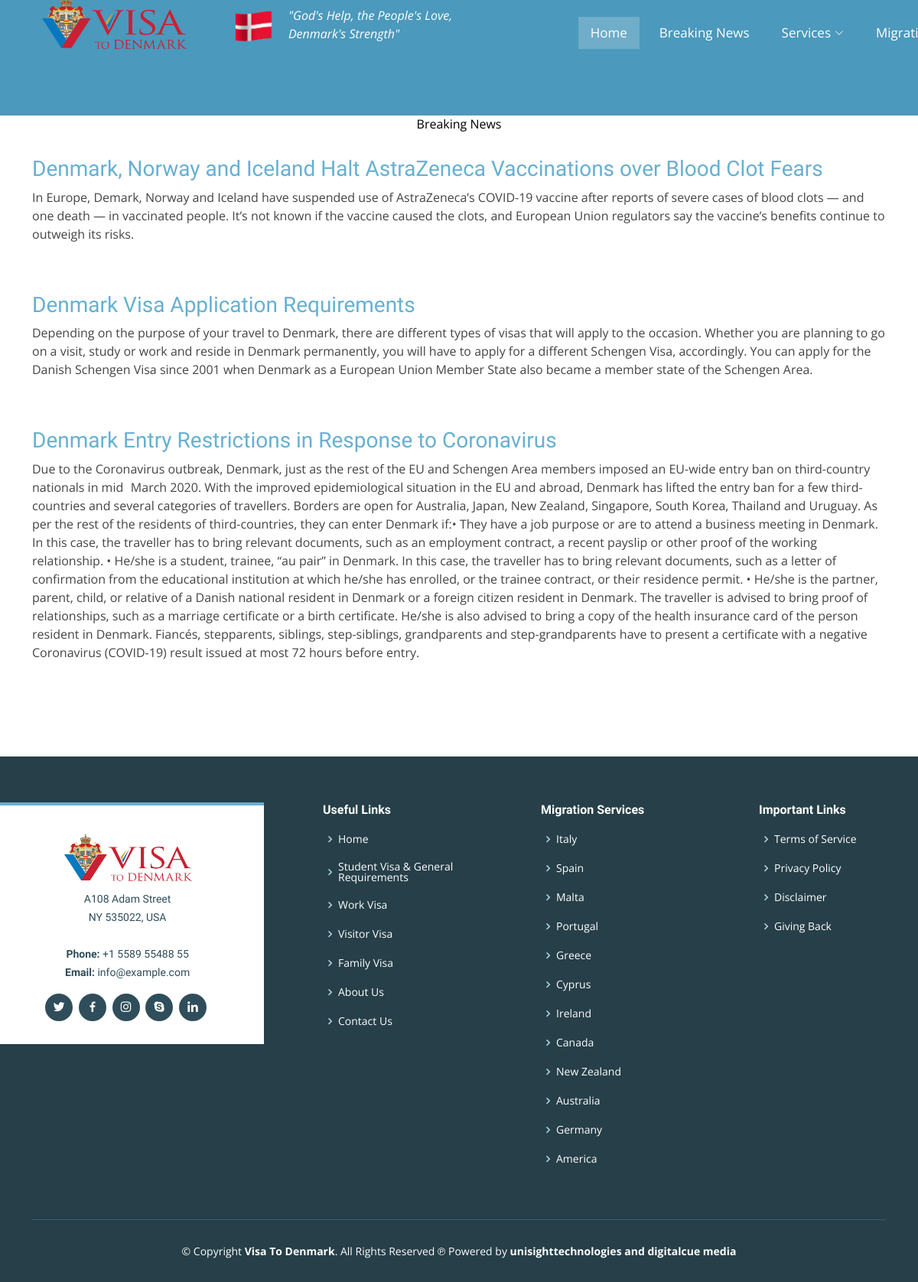
Page /news/ on the committed database.
### visa_to_denmark_app/models.py (models this page shows)
class News(models.Model):
    title=models.CharField(max_length=200)
    description=models.TextField()
    def __str__(self):
        return self.title
    class Meta:
        verbose_name_plural = "News"

### visa_to_denmark_app/views.py (the view)
# urls.py: path('news/',views.News.as_view(),name="news"),
class News(View):
    def get(self, request, *args, **kwargs):
        news=models.News.objects.all()
        context={
        "all_news":news,
        "info":"mydata",
        }
        print(news)
        return render(request, "news.html",context=context)

### visa_to_denmark_app/templates/news.html
{% extends 'base.html' %}
{% load static %}
{% block body_block %}
<main id="main">
<section id="blogs">
<div class="section-title">
  <span style="color: black;">Breaking News</span>
</div>
  <div class="container">
    {% for article in all_news %}
          <div class="blog-box">
            <div class="row" data-aos="fade-up">
            <div class="col">
              <a href="#"><h3 class="blog-head">{{ article.title }}</h3></a>
              <p class="blog-para">{{ article.description }}</p>
              <br /><br />
          </div>
          </div>
    {% endfor %}
  </div>
</section>
</main>
{% endblock %}

### visa_to_denmark_app/templates/base.html (shortened to what this page needs)
<!DOCTYPE html>
{% load static %}
<html lang="en">
<head>
  <link href="{% static 'assets/vendor/aos/aos.css' %}" rel="stylesheet">
  <link href="{% static 'assets/vendor/bootstrap/css/bootstrap.min.css' %}" rel="stylesheet">
  <link href="{% static 'assets/vendor/bootstrap-icons/bootstrap-icons.css' %}" rel="stylesheet">
  <link href="{% static 'assets/vendor/boxicons/css/boxicons.min.css' %}" rel="stylesheet">
  <link href="{% static 'assets/vendor/glightbox/css/glightbox.min.css' %}" rel="stylesheet">
  <link href="{% static 'assets/vendor/swiper/swiper-bundle.min.css' %}" rel="stylesheet">
  <link href="{% static 'assets/vendor/icofont/icofont.min.css' %}" rel="stylesheet">
  <link href="{% static 'assets/css/style.css' %}" rel="stylesheet">
</head>
  <header id="header" class="fixed-top header-transparent">
    <div class="container d-flex align-items-center justify-content-between" style="margin-left: 3%;">
      <div class="logo">
        <a href="/" class ="logo1">
          <img src="/static/assets/img/logo2.png"  alt="" class="img-fluid" />
        </a>
      </div>
      <div class="nav-flag">
        <a href="#"> <img src="{% static 'assets/img/Animated-Flag-Denmark.gif' %}" style="height:45px"> </a>
        </div>
          <div class="nav-inspiring" style = font-size:16px; >
              <p class="font-italic" style="color:white text-align:left;""><i>"God's Help, the People's Love, Denmark's Strength"</i></p>
            </div>
      <nav id="navbar" class="navbar">
        <ul>
          <li><a class="nav-link scrollto active" href="{% url 'index' %}">Home</a></li>
          <li><a class="nav-link scrollto" href="#about">Breaking News</a></li>
          <li class="dropdown"><a href="#"><span>Services</span> <i class="bi bi-chevron-down"></i></a>
          </li>
          <li class="dropdown"><a href="#"><span>Migration Services</span> </a>
          </li>
        </ul>
      </nav>
  </header>
{% block body_block %}
{% endblock %}
  <footer id="footer">
    <div class="footer-top">
      <div class="container">
        <div class="row">
          <div class="col-lg-4 col-md-6">
            <div class="footer-info">
              <img class="footer-logo" style="width: 180px" src="/static/assets/img/logo.jpg" alt="">
              <br />
              <p>
                A108 Adam Street <br>
                NY 535022, USA<br><br>
                <strong>Phone:</strong> +1 5589 55488 55<br>
                <strong>Email:</strong> info@example.com<br>
              </p>
              <div class="social-links mt-3">
                <a href="#" class="twitter"><i class="bx bxl-twitter"></i></a>
                <a href="#" class="facebook"><i class="bx bxl-facebook"></i></a>
                <a href="#" class="instagram"><i class="bx bxl-instagram"></i></a>
                <a href="#" class="google-plus"><i class="bx bxl-skype"></i></a>
                <a href="#" class="linkedin"><i class="bx bxl-linkedin"></i></a>
              </div>
            </div>
          </div>
          <div class="col-lg-3 col-md-6 footer-links">
            <h4>Useful Links</h4>
            <ul>
              <li><i class="bx bx-chevron-right"></i> <a href="{% url 'index' %}">Home</a></li>
              <li><i class="bx bx-chevron-right"></i><a href="{% url 'student' %}">Student Visa & General Requirements</a></li>
              <li><i class="bx bx-chevron-right"></i><a href="{% url 'workvisa' %}">Work Visa</a></li>
              <li><i class="bx bx-chevron-right"></i><a href="{% url 'visitorvisa' %}">Visitor Visa</a></li>
              <li><i class="bx bx-chevron-right"></i><a href="{% url 'family' %}">Family Visa </a></li>
              <li><i class="bx bx-chevron-right"></i> <a href="{% url 'about' %}">About Us</a></li>
              <li><i class="bx bx-chevron-right"></i> <a href="{% url 'contact' %}">Contact Us</a></li>
            </ul>
          </div>
          <div class="col-lg-3 col-md-6 footer-links">
            <h4>Migration Services</h4>
            <ul>
              <li><i class="bx bx-chevron-right"></i> <a href="#">Italy</a> </li>
            <li><i class="bx bx-chevron-right"></i>  <a href="https://visatospain.pro/">Spain</a> </li>
            <li><i class="bx bx-chevron-right"></i>  <a href="https://visatomalta.com/">Malta</a> </li>
            <li><i class="bx bx-chevron-right"></i>  <a href="https://visatoportugal.pro/">Portugal</a> </li>
            <li><i class="bx bx-chevron-right"></i>  <a href="#">Greece</a> </li>
            <li><i class="bx bx-chevron-right"></i>  <a href="https://visatocyprus.com/">Cyprus</a> </li>
            <li><i class="bx bx-chevron-right"></i>  <a href="https://visatoireland.com/">Ireland</a> </li>
            <li><i class="bx bx-chevron-right"></i>  <a href="https://visatocanada.pro/">Canada</a> </li>
            <li><i class="bx bx-chevron-right"></i>  <a href="https://www.visatonewzealand.pro/">New Zealand</a></li>
            <li><i class="bx bx-chevron-right"></i>  <a href="https://www.visatoaustralia.pro/">Australia</a> </li>
            <li><i class="bx bx-chevron-right"></i>  <a href="https://visatogermany.com/">Germany</a> </li>
            <li><i class="bx bx-chevron-right"></i>  <a href="https://visatoamerica.org/">America</a> </li>
            </ul>
          </div>
          <div class="col-lg-2 col-md-6 footer-links">
          <h4>Important Links</h4>
          <ul>
            <li><i class="bx bx-chevron-right"></i> <a href="{% url 'terms' %}">Terms of Service</a></li>
          <li><i class="bx bx-chevron-right"></i> <a href="{% url 'policy' %}">Privacy Policy</a></li>
          <li> <i class="bx bx-chevron-right"></i><a href="{% url 'general' %}">Disclaimer</a> </li>
          <li> <i class="bx bx-chevron-right"></i><a href="{% url 'givesit' %}">Giving Back</a> </li>
          </ul>
        </div>
        </div>
      </div>
    </div>
    <div class="container">
        <div class="copyright">
          &copy; Copyright <strong><span>Visa To Denmark</span></strong>. All Rights Reserved
          &copysr; Powered by <strong> <span>unisighttechnologies and digitalcue media</span></strong>
        </div>
    </div>
  </footer>
  <link href="{% static  'assets/vendor/icofont/icofont.min.css' %}" rel="stylesheet">
</body>
</html>

### visa_to_denmark_app/static/assets/css/style.css (style rules this page uses)
a { text-decoration: none; color: #67b0d1; }
h1, h2, h3, h4, h5, h6 { font-family: "Raleway", sans-serif; }
#main { margin-top: 90px; }
#header { transition: all 0.5s; z-index: 997; transition: all 0.5s; padding: 24px 0; background: rgba(103, 176, 209, 0.8); }
#header.header-transparent { background: #4B99BC; height:9%; }
#header .logo img { margin-top: -10%; width: 50%; height: 50%; }
#header .nav-inspiring { width: 110%; margin-left: -13%; }
#header .nav-inspiring p { color: White; margin-top: -5% !important; font-style: italic !important; font-family: "Open Sans", sans-serif; font-size:16px; width: 60%; height:40%; }
#header .nav-flag { margin-top:-2.5%; }
#header .nav-flag a { margin-left:-220%; }
.navbar { margin-top:-1%; text-decoration: none; margin-right:4%; }
.navbar ul { margin: 0; padding: 0; display: flex; list-style: none; align-items: center; text-decoration: none; }
.navbar li { position: relative; font-family: "Open Sans", sans-serif; }
.navbar a { display: flex; align-items: center; justify-content: space-between; padding: 8px 16px; margin-left: 10px; font-family: "Open Sans", sans-serif; font-size: 17px; color: #fff; white-space: nowrap; transition: 0.3s; }
.navbar a i { font-size: 12px; line-height: 0; margin-left: 5px; }
.navbar a:hover, .navbar .active, .navbar li:hover > a { background: rgba(255, 255, 255, 0.2); text-decoration: none; }
section { padding: 60px 0; overflow: hidden; }
.section-title { text-align: center; padding-bottom: 30px; }
#footer { background: #263f49; padding: 0 0 30px 0; color: #fff; font-size: 14px; }
#footer .footer-top { padding: 60px 0 30px 0; }
#footer .footer-top .footer-info { margin-top: 0px; margin-left:-15%; margin-right:15%; margin-bottom: 15px; background: white; color: #2f4d5a; border-top: 4px solid #67b0d1; text-align: center; padding: 30px 20px; }
#footer .footer-top .footer-info p { font-size: 14px; line-height: 24px; margin-bottom: 0; font-family: "Raleway", sans-serif; }
#footer .footer-top .social-links a { font-size: 18px; display: inline-block; background: #2f4d5a; color: #fff; line-height: 1; padding: 8px 0; margin-right: 4px; border-radius: 50%; text-align: center; width: 36px; height: 36px; transition: 0.3s; }
#footer .footer-top h4 { font-size: 16px; font-weight: 600; color: #fff; position: relative; padding-bottom: 12px; }
#footer .footer-top .footer-links { margin-bottom: 30px; }
#footer .footer-top .footer-links ul { list-style: none; padding: 0; margin: 0; }
#footer .footer-top .footer-links ul i { padding-right: 2px; color: #b5d9e9; font-size: 18px; line-height: 1; }
#footer .footer-top .footer-links ul li { padding: 10px 0; display: flex; align-items: center; }
#footer .footer-top .footer-links ul li:first-child { padding-top: 0; }
#footer .footer-top .footer-links ul a { color: #fff; transition: 0.3s; display: inline-block; line-height: 1; }
#footer .copyright { border-top: 1px solid #385b6b; text-align: center; padding-top: 30px; }

### rows in the picture
News: title "Denmark, Norway and Iceland Halt AstraZeneca Vaccinations over Blood Clot Fears", description "In Europe, Demark, Norway and Iceland have suspended use of AstraZeneca’s COVID-19 vaccine after reports of severe cases of blood clots — and one death — in vaccinated people. It’s not known if the vaccine caused the clots, and European Union regulators say the vaccine’s benefits continue to outweigh its risks."
News: title "Denmark Visa Application Requirements", description "Depending on the purpose of your travel to Denmark, there are different types of visas that will apply to the occasion. Whether you are planning to go on a visit, study or work and reside in Denmark permanently, you will have to apply for a different Schengen Visa, accordingly. You can apply for the Danish Schengen Visa since 2001 when Denmark as a European Union Member State also became a member state of the Schengen Area."
News: title "Denmark Entry Restrictions in Response to Coronavirus", description "Due to the Coronavirus outbreak, Denmark, just as the rest of the EU and Schengen Area members imposed an EU-wide entry ban on third-country nationals in mid\u0002March 2020. With the improved epidemiological situation in the EU and abroad, Denmark has lifted the entry ban for a few third-countries and several categories of travellers. Borders are open for Australia, Japan, New Zealand, Singapore, South Korea, Thailand and Uruguay. As per the rest of the residents of third-countries, they can enter Denmark if:• They have a job purpose or are to attend a business meeting in Denmark. In this case, the traveller has to bring relevant documents, such as an employment contract, a recent payslip or…"
